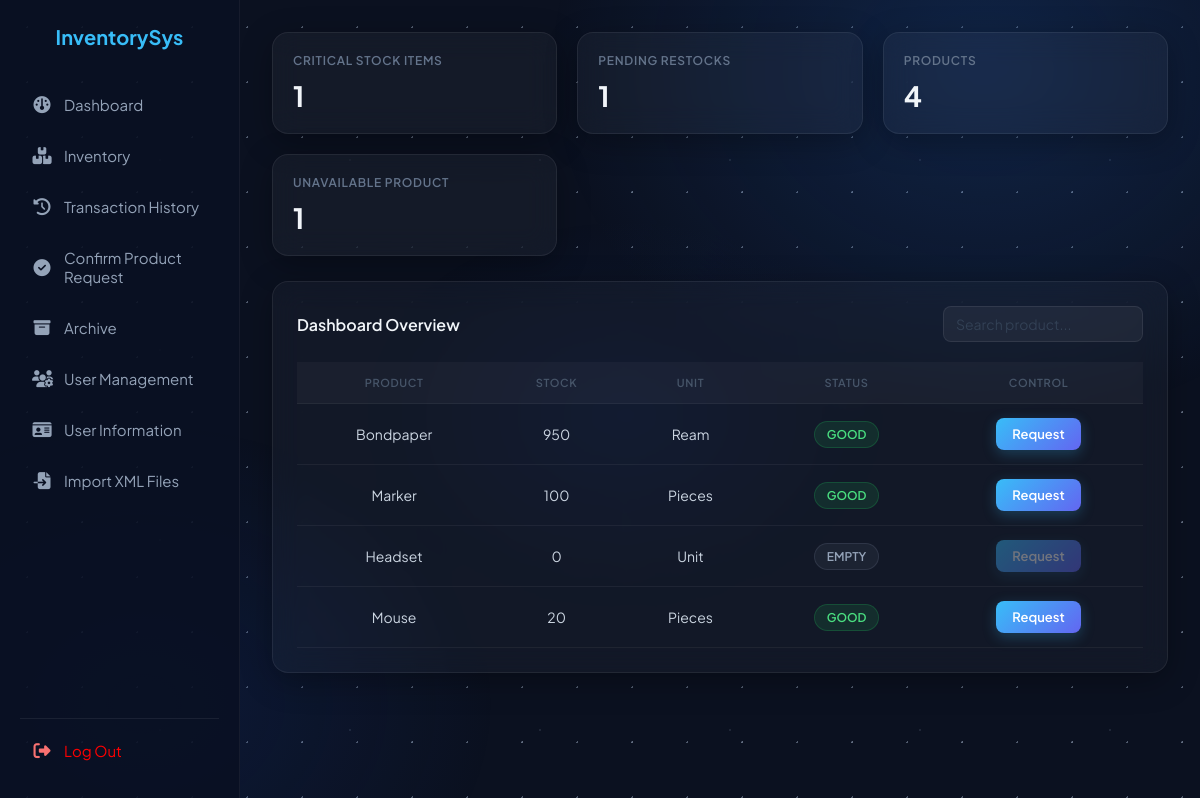
Screenshot of /index.php?action=dashboard (signed in) with the database file from the repository.
### tables this page shows
CREATE TABLE `product` (
  `product_id` int NOT NULL AUTO_INCREMENT,
  `product_name` varchar(50) DEFAULT NULL,
  `description` varchar(255) DEFAULT NULL,
  `stock_quantity` int DEFAULT NULL,
  `unit` varchar(50) DEFAULT NULL,
  `is_archived` tinyint(1) NOT NULL DEFAULT '1',
  PRIMARY KEY (`product_id`)
);

### Controller/ProductController.php (called while the page is built, shortened)
<?php
require_once "Model/Product.php";
class ProductController {
    private $product;
    public function __construct($db) {
        $this->product = new Product($db);
    }
    public function getAllProducts() {
        return $this->product->getAllProducts();
    }
    public function getStatus($stock){
        if ($stock <= 0) return "EMPTY";
        return "GOOD";
        }
    public function countProducts() {
        return $this->product->countProducts();
    }
    public function countCriticalStock() {
        return $this->product->countCriticalStock();
    }
    public function needRestocks() {
        return $this->product->needRestocks();
    }
    public function unavailProduct() {
        return $this->product->unavailableProduct();
    }
}

### Model/Product.php (called while the page is built, shortened)
<?php
class Product {
    private $conn;
    public function __construct($db) {
        $this->conn = $db;
    }
    public function getAllProducts() {
        $stmt = $this->conn->prepare("SELECT * FROM product WHERE is_archived = 1");
        $stmt->execute();
        return $stmt->fetchAll(PDO::FETCH_ASSOC);
    }
    public function countProducts() {
        $stmt = $this->conn->prepare("SELECT COUNT(*) as total FROM product where is_archived = 1");
        $stmt->execute();
        $result = $stmt->fetch(PDO::FETCH_ASSOC);
        return $result ? $result['total'] : 0;
    }
    public function countCriticalStock() {
        $stmt = $this->conn->prepare("SELECT COUNT(*) as total FROM product WHERE stock_quantity < 10 and is_archived = 1 ");
        $stmt->execute();
        $result = $stmt->fetch(PDO::FETCH_ASSOC);
        return $result ? $result['total'] : 0;
    }
    public function needRestocks() {
    $stmt = $this->conn->prepare("SELECT COUNT(*) as total FROM product WHERE stock_quantity < 20 and is_archived = 1");
    $stmt->execute();
    $result = $stmt->fetch(PDO::FETCH_ASSOC);
    return $result ? $result['total'] : 0;
    }
    public function unavailableProduct() {
        $stmt = $this->conn->prepare("SELECT COUNT(stock_quantity) from product where stock_quantity = 0 and is_archived = 1");
        $stmt->execute();
        return $stmt->fetchColumn();
    }
}

### View/Dashboard.php (the view, shortened to what this page needs)
<!DOCTYPE html>
<html lang="en">
<head>
  <link rel="stylesheet" href="/Integrated_Programming/InventorySystem/Inventory-Management-System/Public/Dashboard.css">
  <link rel="stylesheet" href="https://cdnjs.cloudflare.com/ajax/libs/font-awesome/6.5.0/css/all.min.css">
</head>
<?php
  require_once "Model/Product.php";
  require_once "Controller/ProductController.php";
  $controller = new ProductController($conn);
  $products = $controller->getAllProducts();
?>
<body>
<div class="sidebar">
  <h2>InventorySys</h2>
  <ul>
  <li><a href="index.php?action=dashboard"><i class="fas fa-gauge"></i> Dashboard</a></li>
  <?php if (isset($_SESSION['role']) && $_SESSION['role'] === 'admin'): ?>
    <li><a href="index.php?action=inventory"><i class="fas fa-boxes-stacked"></i> Inventory</a></li>
    <li><a href="index.php?action=transaction-history"><i class="fas fa-clock-rotate-left"></i> Transaction History</a></li>
    <li><a href="index.php?action=confirm-request"><i class="fas fa-circle-check"></i> Confirm Product Request</a></li>
    <li><a href="index.php?action=archived"><i class="fas fa-box-archive"></i> Archive</a></li>
    <li><a href="index.php?action=registerPage"><i class="fas fa-users-gear"></i> User Management</a></li>
    <li><a href="index.php?action=user-information"><i class="fas fa-id-card"></i> User Information</a></li>
    <li><a href="index.php?action=import-xml"><i class="fas fa-file-import"></i> Import XML Files</a></li>
  <?php endif; ?>
  <li class="logout" style="margin-top: auto;">
    <a href="index.php?action=logout"><i class="fas fa-right-from-bracket"></i><span style="color: red"> Log Out</span></a>
  </li>
</ul>
</div>
  <div class="main">
    <div class="cards">
      <div class="card">
        <h3>Critical Stock Items</h3>
        <p><?= $controller->countCriticalStock() ?></p>
      </div>
      <div class="card">
        <h3>Pending Restocks</h3>
        <p><?= $controller->needRestocks() ?></p>
      </div>
      <div class="card">
        <h3>Products</h3>
        <p><?= $controller->countProducts() ?></p>
      </div>
      <div class="card">
        <h3>Unavailable Product</h3>
      <p><?= $controller->unavailProduct() ?></p>      </div>
    </div>
    <div class="table-container">
      <div class="table-header">
        <h2>Dashboard Overview</h2>
        <div class="table-actions">
    <input type="text" id="searchInput" placeholder="Search product..." onkeyup="searchTable()">
  </div>
      </div>
      <table>
        <thead>
          <tr>
            <th>Product</th>
            <th>Stock</th>
            <th>Unit</th>
            <th>Status</th>
            <th>Control</th>
          </tr>
        </thead>
        <tbody>
          <?php foreach ($products as $product): ?>
            <?php $status = $controller->getStatus($product['stock_quantity']); ?>
            <tr>
              <td><?= htmlspecialchars($product['product_name']) ?></td>
              <td><?= htmlspecialchars($product['stock_quantity']) ?></td>
              <td><?= htmlspecialchars($product['unit'] ?? '') ?></td>
              <td>
                <span class="status <?= strtolower($status) ?>">
                  <?= $status ?>
                </span>
              </td>
              <td>
  <?php if (!empty($product['stock_quantity']) && $product['stock_quantity'] > 0): ?>
<a href="index.php?action=submit-request-Page&product_id=<?= $product['product_id'] ?>&product_name=<?= urlencode($product['product_name']) ?>&unit=<?= urlencode($product['unit'] ?? '') ?>&stock_quantity=<?= $product['stock_quantity'] ?>" class="pullout-btn">Request</a>
  <?php else: ?>
    <a class="pullout-btn disabled" style="pointer-events:none; opacity:0.4; cursor:not-allowed;">Request</a>
  <?php endif; ?>
</td>
            </tr>
          <?php endforeach; ?>
        </tbody>
      </table>
    </div>
  </div>
</body>
</html>

### rows the page displays
product: product_name "Bondpaper", stock_quantity "950", unit "Ream", stock_quantity "GOOD"
product: product_name "Marker", stock_quantity "100", unit "Pieces", stock_quantity "GOOD"
product: product_name "Headset", stock_quantity "0", unit "Unit", stock_quantity "EMPTY", shows "Request"
product: product_name "Mouse", stock_quantity "20", unit "Pieces", stock_quantity "GOOD"

### other values shown
$controller->countCriticalStock() "1"
$controller->needRestocks() "1"
$controller->countProducts() "4"
$controller->unavailProduct() "1"
